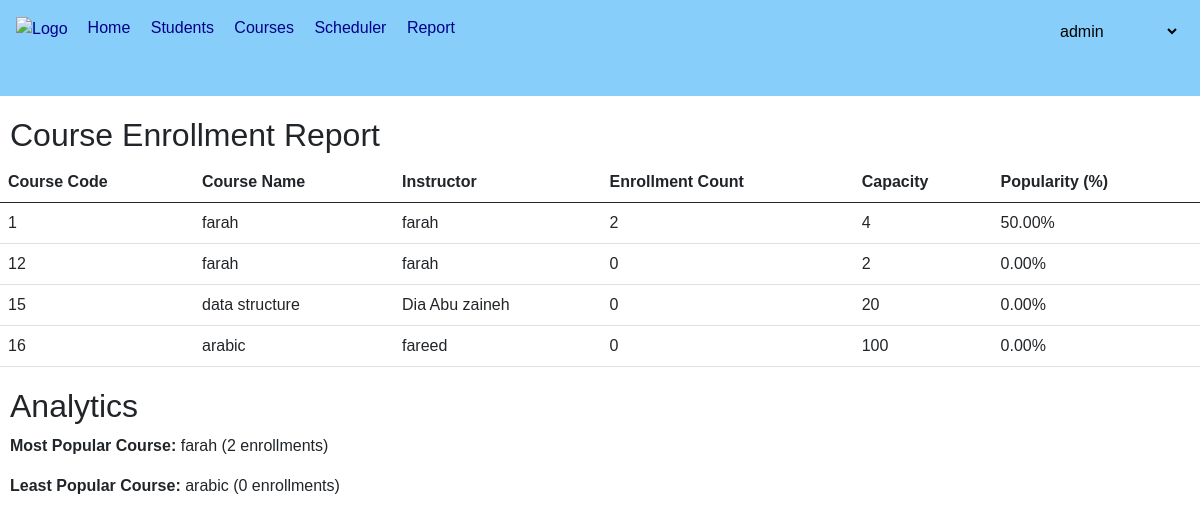
Before: /course_report/ (signed in) with the older database file.
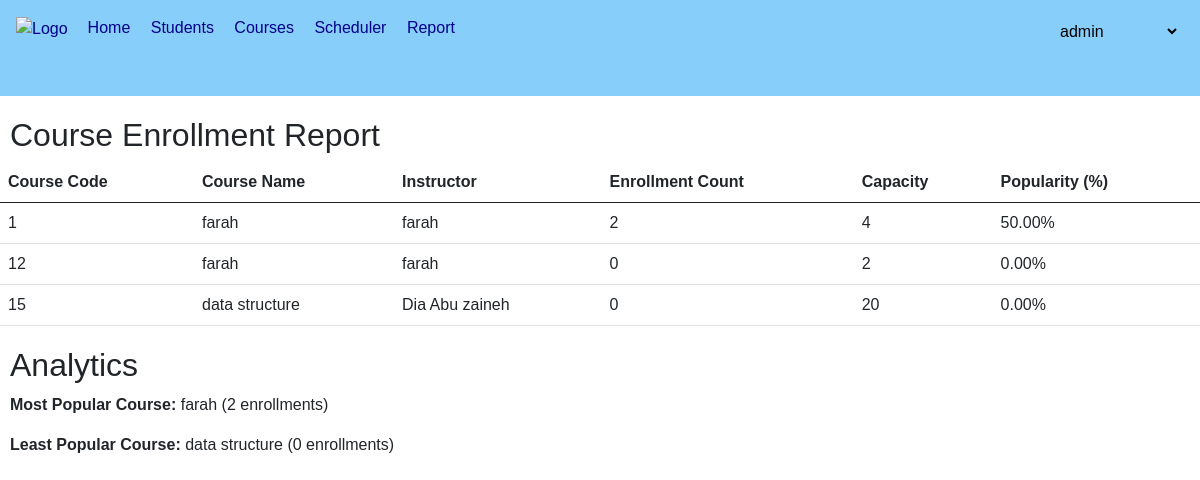
After: the same page with the newer database file.
### courses/models.py (models this page shows, shortened)
class Course(models.Model):
    code = models.CharField(max_length=90, unique=True, primary_key=True)
    name = models.CharField(max_length=100, null=True)
    description = models.TextField(null=True)
    instructor = models.CharField(max_length=100, null=True)
    scheduled = models.ForeignKey(CourseSchedule, on_delete=models.PROTECT, related_name='courses')
    prerequisites = models.ManyToManyField('self', blank=True, symmetrical=False)
    capacity = models.IntegerField(null=True)
    students = models.ManyToManyField(Student, related_name='courses',blank=True)
    class Meta:
        indexes = [
            models.Index(fields=['code']),
        ]

### courses/views.py (the view)
# urls.py: path('course_report/', views.course_report, name="course_report"),
@login_required
@admin_required
def course_report(request):
    if not request.user.is_superuser:
        raise PermissionDenied
    courses = Course.objects.all()
    report_data = []
    for course in courses:
        enrollment_count = StudentRegistration.objects.filter(course=course).count()
        popularity = (enrollment_count / course.capacity) * 100 if course.capacity > 0 else 0
        report_data.append({
            'course': course,
            'enrollment_count': enrollment_count,
            'popularity': popularity
        })
    report_data.sort(key=lambda x: x['enrollment_count'], reverse=True)
    most_popular_course = report_data[0] if report_data else None
    least_popular_course = report_data[-1] if report_data else None
    context = {
        'report_data': report_data,
        'most_popular_course': most_popular_course,
        'least_popular_course': least_popular_course
    }
    return render(request, 'courses/Admin/course_report.html', context)

### courses/templates/courses/Admin/course_report.html (shortened to what this page needs)
{% extends "courses/Admin/mainadmin.html" %}
{% load static %}
{% block content %}
<h2 style="margin-top: 20px; margin-left: 10px;">Course Enrollment Report</h2>
<table class="table">
    <thead>
        <tr>
            <th>Course Code</th>
            <th>Course Name</th>
            <th>Instructor</th>
            <th>Enrollment Count</th>
            <th>Capacity</th>
            <th>Popularity (%)</th>
        </tr>
    </thead>
    <tbody>
        {% for data in report_data %}
        <tr>
            <td>{{ data.course.code }}</td>
            <td>{{ data.course.name }}</td>
            <td>{{ data.course.instructor }}</td>
            <td>{{ data.enrollment_count }}</td>
            <td>{{ data.course.capacity }}</td>
            <td>{{ data.popularity|floatformat:2 }}%</td>
        </tr>
        {% endfor %}
    </tbody>
</table>
<h2 style="margin-top: 20px; margin-left: 10px;">Analytics</h2>
{% if most_popular_course %}
    <p style="margin-left: 10px;"><strong>Most Popular Course:</strong> {{ most_popular_course.course.name }} ({{ most_popular_course.enrollment_count }} enrollments)</p>
{% endif %}
{% if least_popular_course %}
    <p style="margin-left: 10px;"><strong>Least Popular Course:</strong> {{ least_popular_course.course.name }} ({{ least_popular_course.enrollment_count }} enrollments)</p>
{% endif %}
{% endblock %}

Changed rows visible on the page:
removed Course: course.code "16", course.name "arabic", course.instructor "fareed", enrollment_count "0", course.capacity "100", popularity "0.00"
Other visible differences:
{{ least_popular_course.course.name }}: "arabic" → "data structure"
